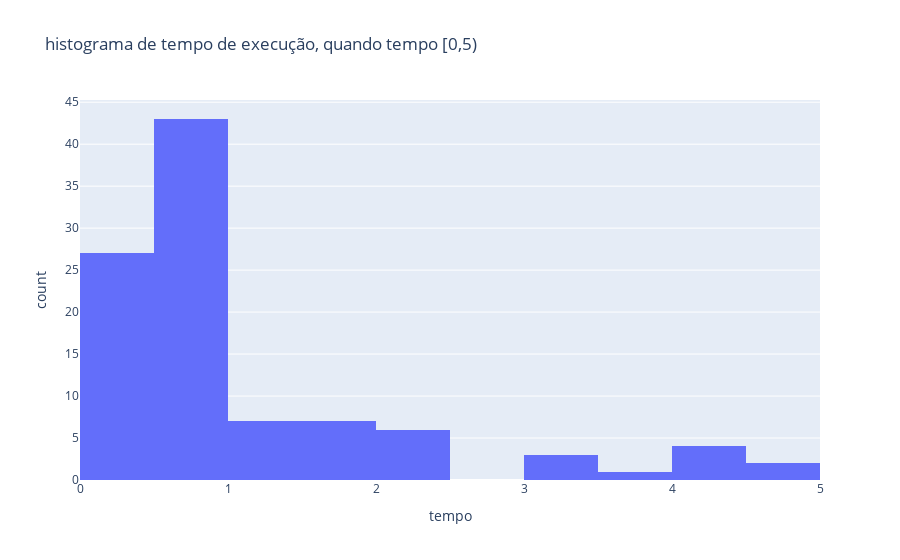

The notebook cell saved with this chart:
### Code cell
fig = px.histogram(validas[validas['tempo']<5], x="tempo",title="histograma de tempo de execução, quando tempo [0,5)")
fig.show()

### Figure 1 — Plotly figure (JSON) as saved in the notebook; plotly's stock layout.template omitted (floating-point values rounded to 4 significant figures)
{"data": [{"alignmentgroup": "True", "bingroup": "x", "hovertemplate": "tempo=%{x}<br>count=%{y}<extra></extra>", "legendgroup": "", "marker": {"color": "#636efa", "pattern": {"shape": ""}}, "name": "", "offsetgroup": "", "orientation": "v", "showlegend": false, "type": "histogram", "x": [0.6232, 0.4387, 2.278, 0.756, 0.5131, 1.637, 0.5789, 0.4511, 4.641, 0.3103, 2.188, 2.358, 1.874, 1.844, 0.4217, 1.203, 0.5219, 4.01, 4.569, 0.6199, 1.098, 0.7574, 1.289, 0.5888, 1.916, 4.189, 0.5236, 3.352, 0.6383, 0.6189, 0.4912, 1.418, 1.737, 0.8022, 0.4682, 0.6539, 3.612, 0.574, 2.432, 0.4732, 0.4987, 0.4408, 0.5769, 4.073, 0.8064, 0.5368, 0.5019, 1.376, 1.036, 0.4755, 0.8926, 0.5938, 0.9875, 0.5225, 0.6154, 0.4928, 0.6446, 0.4581, 0.5102, 1.554, 0.6777, 0.5056, 0.626, 0.5357, 0.4695, 0.4721, 4.105, 0.4683, 0.6947, 0.5005, 1.289, 0.6494, 0.4384, 0.5524, 0.5429, 0.09307, 0.4651, 0.07565, 0.5045, 2.23, 0.7491, 0.6304, 0.8244, 0.7642, 0.08928, 0.103, 3.127, 0.6624, 3.27, 0.5731, 0.4915, 2.48, 0.4554, 0.4398, 0.5103, 0.5232, 0.4729, 0.3878, 0.4033, 1.97], "xaxis": "x", "yaxis": "y"}], "layout": {"barmode": "relative", "legend": {"tracegroupgap": 0}, "title": {"text": "histograma de tempo de execução, quando tempo [0,5)"}, "xaxis": {"anchor": "y", "domain": [0, 1], "title": {"text": "tempo"}}, "yaxis": {"anchor": "x", "domain": [0, 1], "title": {"text": "count"}}}}
